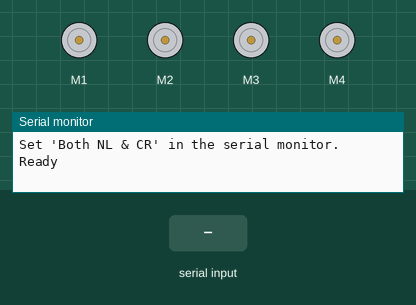
Bench run of a sketch on a simulated Arduino Uno, built with avr-gcc and run on an emulated ATmega328P. Shown: 4 × DC motor (green arrow = forward, orange = backward, longer = faster), the last lines printed to the serial monitor. Inputs (shaded band) come from the test bench.

Above: at 1.2 s.
1.3 s: "F" received over Serial
At 2.1 s:
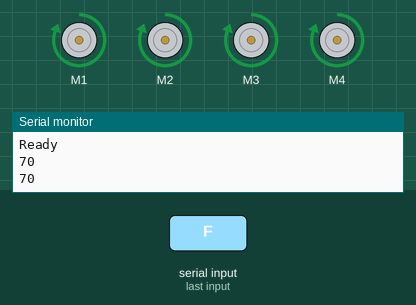
2.8 s: "B" received over Serial
At 3.3 s:
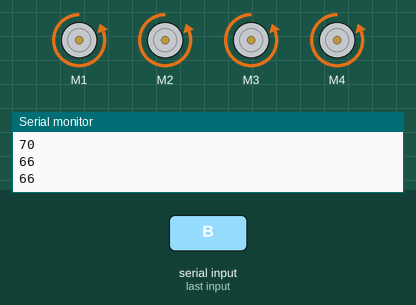
4.3 s: "L" received over Serial
At 5.5 s:
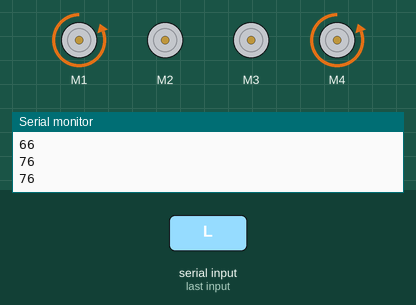
5.8 s: "R" received over Serial
At 6.8 s:
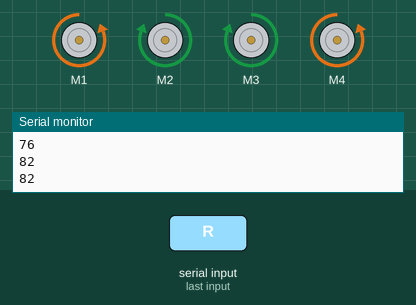
7.3 s: "I" received over Serial
At 7.9 s:
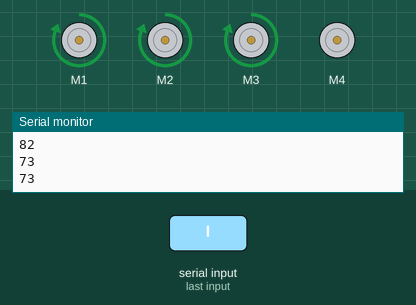
8.8 s: "G" received over Serial
At 10.3 s:
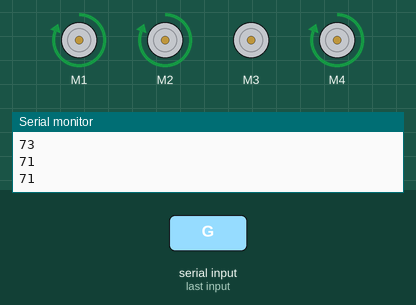
Timing chart, 0 to 11.3 s (numbered marks = the images above; inputs shaded):
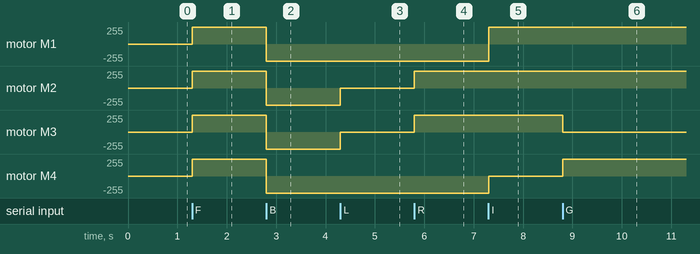

The sketch:

ArdDrive.ino
```cpp
#include <AFMotor.h>

AF_DCMotor motor1(1);
AF_DCMotor motor2(2);
AF_DCMotor motor3(3);
AF_DCMotor motor4(4);

int command; //Int to store app command state.
int speedCar = 255; // Initial car speed set 0 to 255.

void setup()
{
  Serial.begin(9600);
  Serial.println("");
  Serial.println("Set 'Both NL & CR' in the serial monitor.");
  Serial.println("\nReady");
  Serial.println("");
  Stop();
}

void forward()
{
  motor1.run(FORWARD);
  motor2.run(FORWARD);
  motor3.run(FORWARD);
  motor4.run(FORWARD);
  motor1.setSpeed(speedCar);
  motor2.setSpeed(speedCar);
  motor3.setSpeed(speedCar);
  motor4.setSpeed(speedCar);
}

void backward()
{
  motor1.run(BACKWARD);
  motor2.run(BACKWARD);
  motor3.run(BACKWARD);
  motor4.run(BACKWARD);
  motor1.setSpeed(speedCar);
  motor2.setSpeed(speedCar);
  motor3.setSpeed(speedCar);
  motor4.setSpeed(speedCar);
}
void left()
{
  motor1.run(BACKWARD);
  motor2.run(RELEASE);
  motor3.run(RELEASE);
  motor4.run(BACKWARD);
  motor1.setSpeed(speedCar);
  motor4.setSpeed(speedCar);
}
void right()
{
  motor1.run(BACKWARD);
  motor2.run(FORWARD);
  motor3.run(FORWARD);
  motor4.run(BACKWARD);
  motor2.setSpeed(speedCar);
  motor3.setSpeed(speedCar);
}

void forwardRight()
{
  motor1.run(FORWARD);
  motor2.run(FORWARD);
  motor3.run(FORWARD);
  motor4.run(RELEASE);

  motor1.setSpeed(speedCar);
  motor2.setSpeed(speedCar);
  motor3.setSpeed(speedCar);
}

void forwardLeft()
{
  motor1.run(FORWARD);
  motor2.run(FORWARD);
  motor3.run(RELEASE);
  motor4.run(FORWARD);

  motor1.setSpeed(speedCar);
  motor2.setSpeed(speedCar);
  motor4.setSpeed(speedCar);
}
void backwardRight()
{
  motor1.run(BACKWARD);
  motor2.run(BACKWARD);
  motor3.run(BACKWARD);
  motor4.run(RELEASE);
  motor1.setSpeed(speedCar);
  motor2.setSpeed(speedCar);
  motor3.setSpeed(speedCar);
}
void backwardLeft()
{
  motor1.run(BACKWARD);
  motor2.run(BACKWARD);
  motor3.run(RELEASE);
  motor4.run(BACKWARD);
  motor1.setSpeed(speedCar);
  motor2.setSpeed(speedCar);
  motor4.setSpeed(speedCar);
}
void Stop()
{
  motor1.run(RELEASE);
  motor2.run(RELEASE);
  motor3.run(RELEASE);
  motor4.run(RELEASE);
}

void loop() {

  if (Serial.available() > 0) {
    command = Serial.read();
    Serial.println(command);
    Stop();       //Initialize with motors stopped.


    switch (command) {
      case 'F': forward(); break;
      case 'B': backward(); break;
      case 'L': left(); break;
      case 'R': right(); break;
      case 'I': forwardRight(); break;
      case 'G': forwardLeft(); break;
      case 'J': backwardRight(); break;
      case 'H': backwardLeft(); break;
      case 'S': Stop(); break;
      case '0': speedCar = 0; break;
      case '1': speedCar = 25; break;
      case '2': speedCar = 50; break;
      case '3': speedCar = 75; break;
      case '4': speedCar = 100; break;
      case '5': speedCar = 125; break;
      case '6': speedCar = 150; break;
      case '7': speedCar = 175; break;
      case '8': speedCar = 200; break;
      case '9': speedCar = 225; break;
      case 'q': speedCar = 255; break;


    }
    Serial.println(command);
  }
}
```

Measured:
- after the input at 1.3 s, motor M1–4: stopped → forward 255/255 at once
- after the input at 2.8 s, motor M1–4: forward 255/255 → backward 255/255 at once
- after the input at 4.3 s, motor M2, motor M3: backward 255/255 → stopped at once
- after the input at 5.8 s, motor M2, motor M3: stopped → forward 255/255 at once
- after the input at 7.3 s, motor M1: backward 255/255 → forward 255/255 at once; motor M4: backward 255/255 → stopped at once
- after the input at 8.8 s, motor M3: forward 255/255 → stopped at once; motor M4: stopped → forward 255/255 at once
